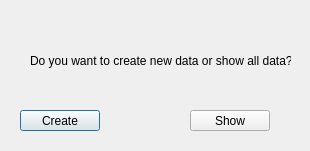
<?xml version="1.0" encoding="UTF-8"?>
<ui version="4.0">
 <class>CreateOrShowData</class>
 <widget class="QDialog" name="CreateOrShowData">
  <property name="geometry">
   <rect>
    <x>0</x>
    <y>0</y>
    <width>310</width>
    <height>151</height>
   </rect>
  </property>
  <property name="windowTitle">
   <string>Dialog</string>
  </property>
  <widget class="QLabel" name="label">
   <property name="geometry">
    <rect>
     <x>30</x>
     <y>20</y>
     <width>261</width>
     <height>81</height>
    </rect>
   </property>
   <property name="text">
    <string>Do you want to create new data or show all data?</string>
   </property>
  </widget>
  <widget class="QPushButton" name="CreateBtn">
   <property name="geometry">
    <rect>
     <x>20</x>
     <y>110</y>
     <width>80</width>
     <height>21</height>
    </rect>
   </property>
   <property name="text">
    <string>Create</string>
   </property>
  </widget>
  <widget class="QPushButton" name="ShowBtn">
   <property name="geometry">
    <rect>
     <x>190</x>
     <y>110</y>
     <width>80</width>
     <height>21</height>
    </rect>
   </property>
   <property name="text">
    <string>Show</string>
   </property>
  </widget>
 </widget>
 <resources/>
 <connections/>
</ui>
